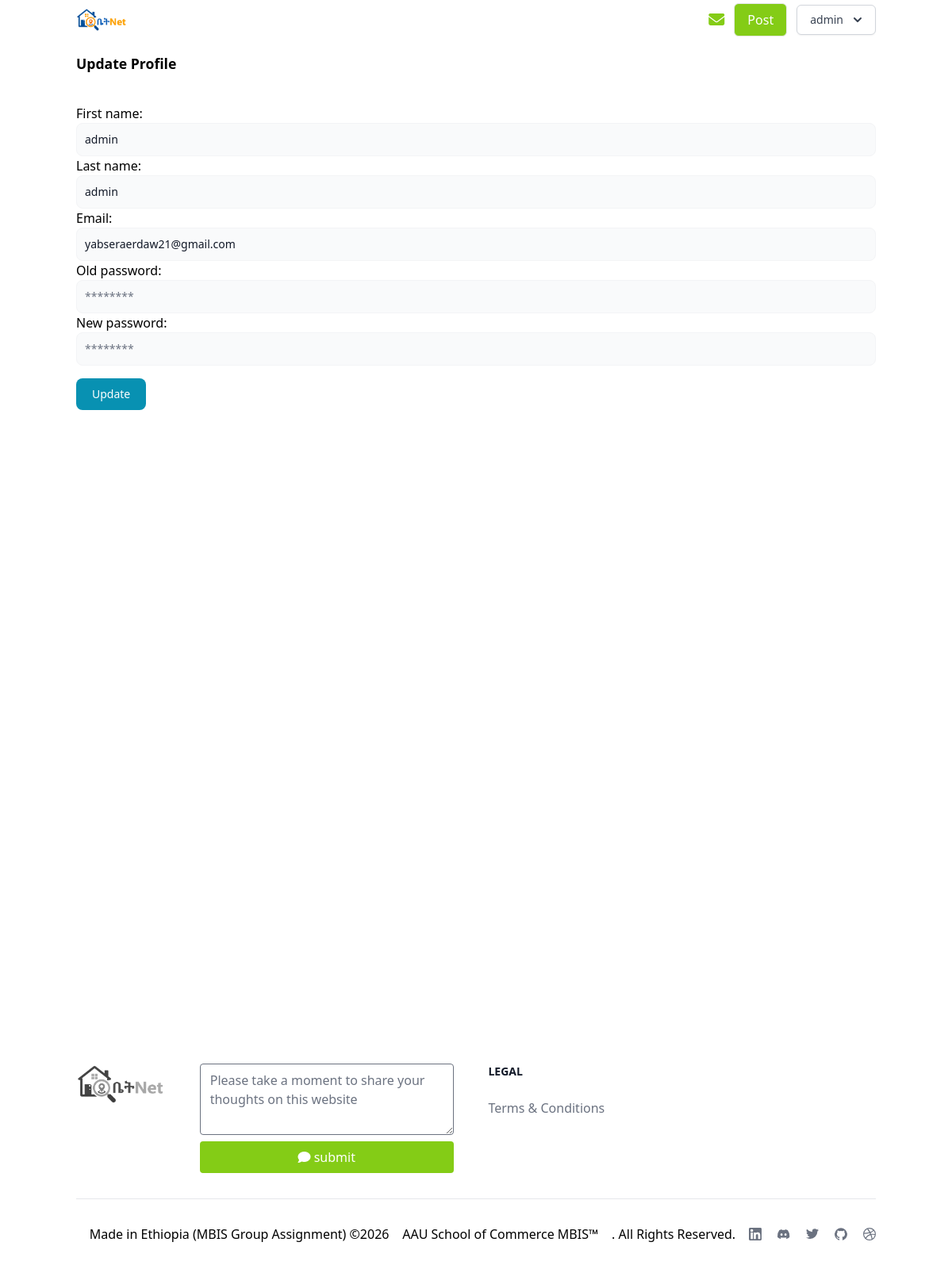
The page /landing/profile/update (signed in) on the database as committed earlier.
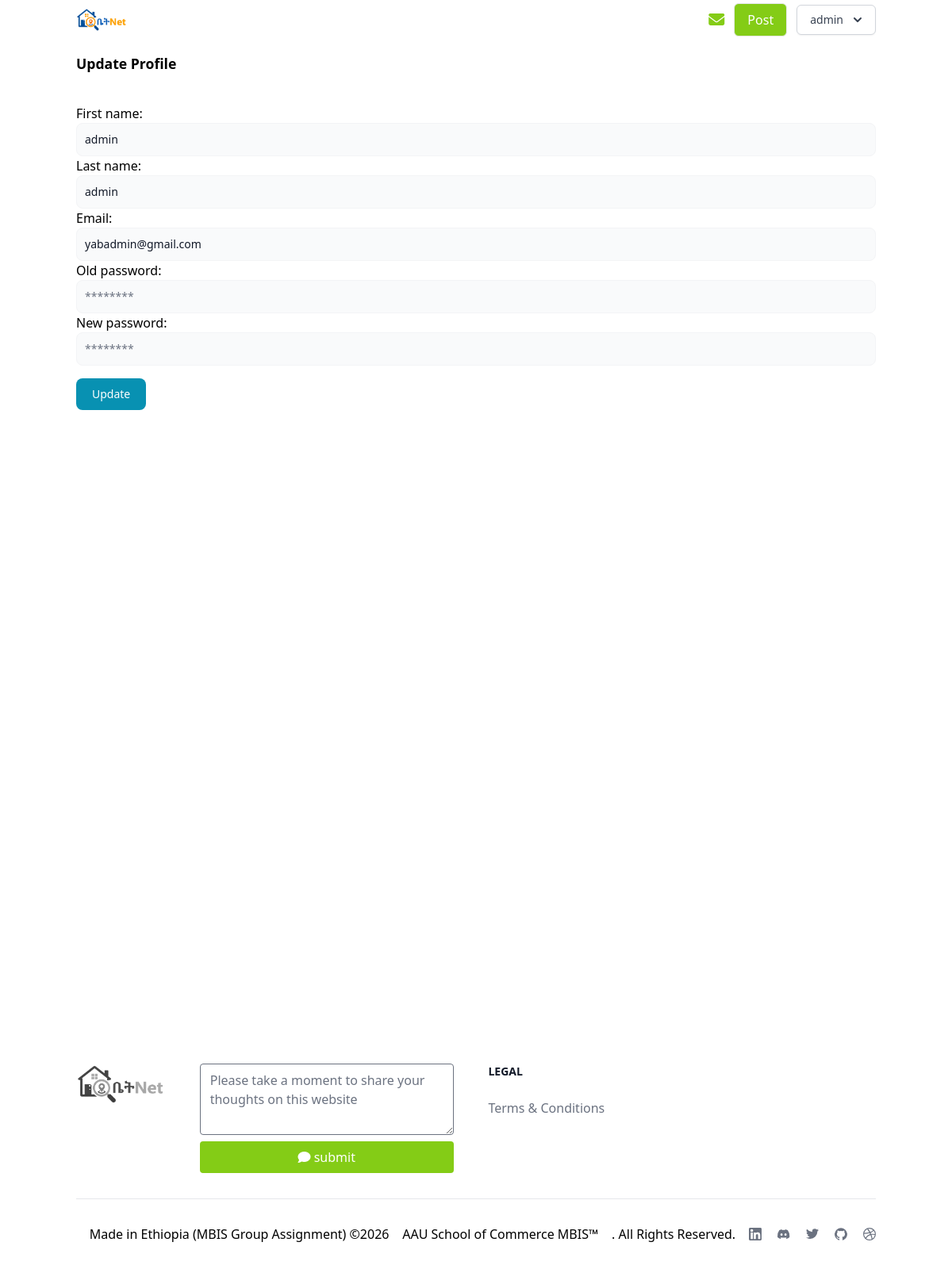
The same page on the database as committed later.
### users/models.py (models this page shows, shortened)
class CustomUser(AbstractBaseUser):
    first_name = models.CharField(max_length=100, blank=True, null=True)
    last_name = models.CharField(max_length=100, blank=True, null=True)
    email = models.EmailField(unique=True)
    is_active = models.BooleanField(default=True)
    is_admin = models.BooleanField(default=False)
    is_staff = models.BooleanField(default=False)
    created_at = models.DateTimeField(auto_now_add=True)
    updated_at = models.DateTimeField(auto_now=True)
    objects = CustomUserManager()
    USERNAME_FIELD = 'email'

### users/views.py (the view)
# urls.py: path('profile/update',profile_update_view,name='profile_update_view')
@login_required
def profile_update_view(request):
    if request.method == 'POST':
        form = ProfileUpdateForm(request.POST)
        if form.is_valid():
            user = request.user
            old_password = form.cleaned_data['old_password']
            new_email = form.cleaned_data['email']
            new_first_name = form.cleaned_data['first_name']
            new_last_name = form.cleaned_data['last_name']
            new_password = form.cleaned_data['new_password']
            if user.check_password(old_password):
                user.email = new_email
                user.first_name = new_first_name
                user.last_name = new_last_name
                if new_password:
                    user.set_password(new_password)
                user.save()
                messages.success(request, 'Profile updated successfully.')
                return redirect('profile_update_view')
            else:
                messages.error(request, 'Incorrect old password. Profile update failed.')
    else:
        form = ProfileUpdateForm(initial={
            'first_name': request.user.first_name,
            'last_name': request.user.last_name,
            'email': request.user.email,
        })
    return render(request, 'user/profile_update.html', {'form': form})

### templates/user/profile_update.html (shortened to what this page needs)
{% extends "base.html" %}
{% block content %}
    <div class=" mt-5">
        <h3 class=" text-2xl mb-10 font-semibold">Update Profile</h3>
        <form method="POST">
            {{form.as_p}}
            <button class="text-white mt-4 bg-cyan-600 hover:bg-cyan-800 focus:ring-4 focus:outline-none focus:ring-cyan-300 font-medium rounded-lg text-sm w-full sm:w-auto px-5 py-2.5 text-center ">
                Update</button>
        </form>
    </div>
{% endblock content %}

### templates/base.html (shortened to what the changed rows need)
{% load static tailwind_tags %}
{% load static %}
<!DOCTYPE html>
<html lang="en">
<head>
    <link href="{% static 'fontawesomefree/css/fontawesome.css' %}" rel="stylesheet" type="text/css">
    <link href="{% static 'fontawesomefree/css/brands.css' %}" rel="stylesheet" type="text/css">
    <link href="{% static 'fontawesomefree/css/solid.css' %}" rel="stylesheet" type="text/css">
    {% tailwind_css %}
</head>
<body class=" bg-white lg:px-28 px-2  min-h-[100rem] flex flex-col justify-between">
    <div>
        <nav class="bg-white py-1 w-full  flex sm:flex-row flex-col items-center justify-between sticky top-0 z-50">
            <div class=" flex  items-center gap-3">
                {%if user.is_authenticated%}
                <div class=" hidden sm:block">
                    <div class="relative inline-block text-left">
                        <div>
                          <button type="button" class="inline-flex justify-center w-full rounded-md border border-gray-300 shadow-sm px-4 py-2 bg-white text-sm font-medium text-gray-700 hover:bg-gray-50 focus:outline-none focus:ring-2 focus:ring-offset-2 focus:ring-offset-gray-100 focus:ring-lime-500" id="menu-button" aria-expanded="false" aria-haspopup="true">
                            {{user.first_name}}
                            <svg class="-mr-1 ml-2 h-5 w-5" xmlns="http://www.w3.org/2000/svg" viewBox="0 0 20 20" fill="currentColor" aria-hidden="true">
                              <path fill-rule="evenodd" d="M5.293 7.293a1 1 0 011.414 0L10 10.586l3.293-3.293a1 1 0 111.414 1.414l-4 4a1 1 0 01-1.414 0l-4-4a1 1 0 010-1.414z" clip-rule="evenodd" />
                            </svg>
                          </button>
                        </div>
                    </div>
                </div>
                {%else%}
                <a href="{%url 'login' %}"  class=" hidden sm:block border bg-lime-500 hover:bg-lime-700 text-white font-medium py-2 px-4 rounded-md">
                    Login
                </a>
                {%endif%}
            </div>
        </nav>
        <div class=" mx-auto">
            {%block content%}
            {%endblock content%}
        </div>
    </div>
    <footer class="bg-white mt-20 ">
        <div class="mx-auto w-full max-w-screen-xl py-6 lg:py-8">
            <div class="md:flex md:justify-between">
              <div class="grid grid-cols-2 gap-8 sm:gap-6 sm:grid-cols-3">
                  <div>
                      <h2 class="mb-6 text-sm font-semibold text-gray-900 uppercase ">Legal</h2>
                  </div>
              </div>
          </div>
        </div>
    </footer>
    </html>
</body>

Rows that differ between the two databases and show on the page:
changed CustomUser "admin": email "yabseraerdaw21@gmail.com" → "yabadmin@gmail.com"
